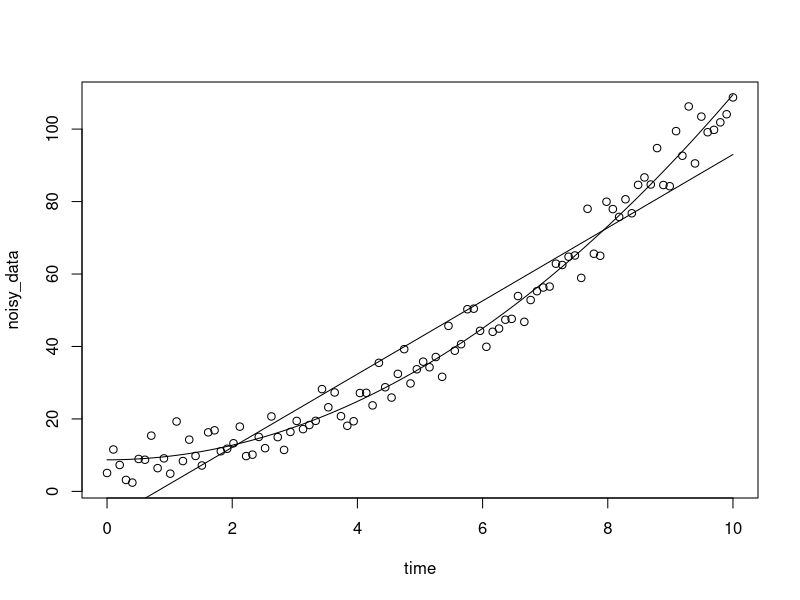
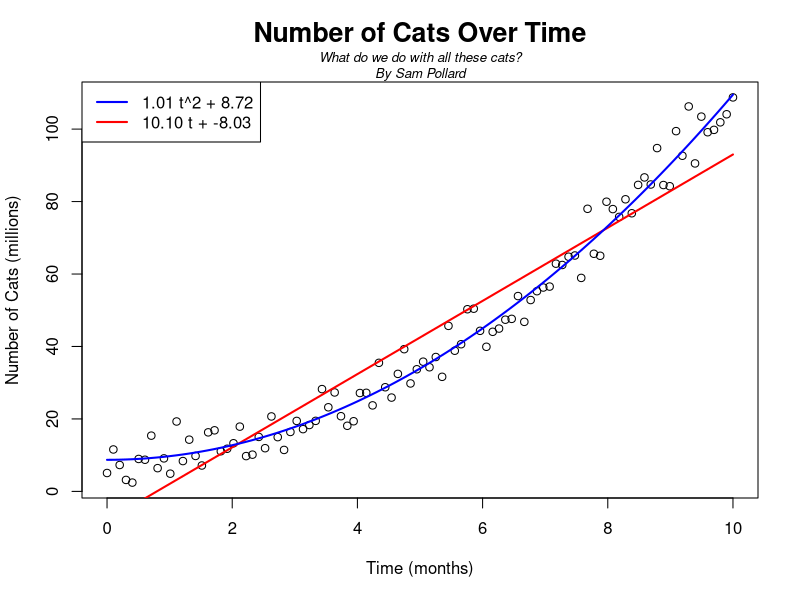

Here is the R script that generated these plots, in order:
# Here is some sample R code. This is mostly supplemental to the pdf.
# Feel free (and in fact I recommment) editing this, running it in your
# own R environment, and seeing what you can do.
# Author: Sam Pollard (sam.d.pollard@gmail.com)
# Last Modified: 12 April 2015
# Note: This file can be run as is, but won't do very much if not run
# in interpreted mode. If you want to run the whole thing at once but
# still see output, you can sprinkle some calls to print throughout.
# For example, print(mydf) will achieve the same effect as if you were
# to type "mydf" (without the quotes) at the prompt.

# 1. Introduction
data(trees) # Load a sample dataset
nrow(trees) # Count the sample size
colnames(trees)
max(trees["Volume"]) # Find the largest in the column
max(trees[3]) # The same as above because we access the third column
apply(trees, 2, mean)

# 2. Basic Syntax and Examples
name <- c("H","He","Li") # c can be thought of as "combine"
mass <- c(1.0079,4.0026,6.941)
atomic_number <- seq(1,length(name))
mydf <- data.frame(atomic_number, name, mass)

# 3. Some Subtleties
# 3.1 Vectors
n <- nrow(trees)           # The number of trees
tag <- seq(1,n)            # A sequence from 1 to n, inclusive
lifespan <- 70*runif(n)    # Random values between 0 and 70, inclusive
volume <- trees["Volume"]  # The Volume of each tree
lifespan <- lifespan + 15

# Some helpful functions
class(volume)
volumevec <- trees[["Volume"]]
class(volumevec)
ls() # List all the variables in the current workspace

# 3.2 Building Up
treenames <- paste("T", tag, sep = "")
mydf <- cbind(treenames, trees, lifespan)
rownames(mydf) <- treenames
mydf <- mydf[,-1]
# Alternatively,
# mydf <- mydf[,c(2,3,4,5)]
# mydf[1] <- NULL
sample <- mydf[seq(4,9),]

# 4. Regression and Plotting
# 4.1 Regression
# Generate the noisy data and time samples
lb <- 0
ub <- 10
time <- seq(from = lb, to = ub, length.out = 100)
noisy_data <- rnorm(100, mean = 0, sd = 5) + 10 # Equivalently: rnorm(100,10,5)
noisy_data <- abs(noisy_data) + time^2
# Make a scatterplot of the data
plot(time, noisy_data)
# Try fitting a linear model
linearmodel <- lm(noisy_data ~ time)
# Get the coefficients to overlay the best-fit line over the scatterplot
intercept <- coef(linearmodel)[1]
slope <- coef(linearmodel)[2]
curve(slope * x + intercept, add = TRUE)
linearanalysis <- summary(linearmodel)
# quadratic interpreted as f(x) = p1 x^2 + p2 where p1 and p2 are parameters
# Here is the model we guess the data to follow
quadratic <- noisy_data ~ p1*time^2 + p2
model <- nls(quadratic, start = list(p1=0, p2=0))
# Plot the new, least-squares quadratic
p1 <- coef(model)[1]
p2 <- coef(model)[2]
curve(p1*x^2 + p2, from = lb, to = ub, add = TRUE)
quadraticanalysis <- summary(model)

# 4.2 Plotting
# Close the basic plots we were using and start the driver to make a pdf plot
dev.off()
pdf("sample_plot.pdf")

# Make the scatterplot and label the axes
plot(time, noisy_data, xlab = "Time (months)",
     ylab = "Number of Cats (millions)")
# Change the title and marginal text
title("Number of Cats Over Time", line = 2, cex.main = 1.6)
mtext("What do we do with all these cats?\nBy Sam Pollard", font = 3,
      cex = 0.8)
# Overlay the linear and quadratic best fit curves
curve(slope * x + intercept, add = TRUE, lwd = 2, col = "red")
curve(p1*x^2 + p2, add = TRUE, lwd = 2, col = "blue")
# Create the legend
quadtext <- paste0(format(round(p1, 2), nsmall = 2), " t^2 + ",
                   format(round(p2, 2), nsmall = 2))
linetext <- paste0(format(round(slope, 2), nsmall = 2), " t + ",
                   format(round(intercept, 2), nsmall = 2))
legendtext <- c(quadtext, linetext)
legend("topleft", legend = legendtext, col = c("blue","red"), lwd = c(2,2))
# Say that we're finished plotting so the pdf can be saved
dev.off()
